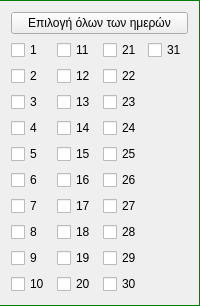
               <widget class="QFrame" name="month_select_days">
                <property name="minimumSize">
                 <size>
                  <width>0</width>
                  <height>0</height>
                 </size>
                </property>
                <property name="styleSheet">
                 <string notr="true">QFrame{
    border:1px solid green;
    border-left:0px;
}</string>
                </property>
                <property name="frameShape">
                 <enum>QFrame::StyledPanel</enum>
                </property>
                <property name="frameShadow">
                 <enum>QFrame::Raised</enum>
                </property>
                <layout class="QGridLayout" name="gridLayout_29">
                 <property name="leftMargin">
                  <number>11</number>
                 </property>
                 <property name="topMargin">
                  <number>11</number>
                 </property>
                 <property name="rightMargin">
                  <number>11</number>
                 </property>
                 <property name="bottomMargin">
                  <number>11</number>
                 </property>
                 <item row="10" column="1">
                  <widget class="QCheckBox" name="month_select_days_20">
                   <property name="text">
                    <string>20</string>
                   </property>
                  </widget>
                 </item>
                 <item row="8" column="2">
                  <widget class="QCheckBox" name="month_select_days_28">
                   <property name="text">
                    <string>28</string>
                   </property>
                  </widget>
                 </item>
                 <item row="1" column="2">
                  <widget class="QCheckBox" name="month_select_days_21">
                   <property name="text">
                    <string>21</string>
                   </property>
                  </widget>
                 </item>
                 <item row="7" column="0">
                  <widget class="QCheckBox" name="month_select_days_7">
                   <property name="text">
                    <string>7</string>
                   </property>
                  </widget>
                 </item>
                 <item row="3" column="2">
                  <widget class="QCheckBox" name="month_select_days_23">
                   <property name="text">
                    <string>23</string>
                   </property>
                  </widget>
                 </item>
                 <item row="10" column="0">
                  <widget class="QCheckBox" name="month_select_days_10">
                   <property name="text">
                    <string>10</string>
                   </property>
                  </widget>
                 </item>
                 <item row="9" column="0">
                  <widget class="QCheckBox" name="month_select_days_9">
                   <property name="text">
                    <string>9</string>
                   </property>
                  </widget>
                 </item>
                 <item row="9" column="1">
                  <widget class="QCheckBox" name="month_select_days_19">
                   <property name="text">
                    <string>19</string>
                   </property>
                  </widget>
                 </item>
                 <item row="4" column="2">
                  <widget class="QCheckBox" name="month_select_days_24">
                   <property name="text">
                    <string>24</string>
                   </property>
                  </widget>
                 </item>
                 <item row="8" column="1">
                  <widget class="QCheckBox" name="month_select_days_18">
                   <property name="text">
                    <string>18</string>
                   </property>
                  </widget>
                 </item>
                 <item row="7" column="2">
                  <widget class="QCheckBox" name="month_select_days_27">
                   <property name="text">
                    <string>27</string>
                   </property>
                  </widget>
                 </item>
                 <item row="6" column="2">
                  <widget class="QCheckBox" name="month_select_days_26">
                   <property name="text">
                    <string>26</string>
                   </property>
                  </widget>
                 </item>
                 <item row="2" column="2">
                  <widget class="QCheckBox" name="month_select_days_22">
                   <property name="text">
                    <string>22</string>
                   </property>
                  </widget>
                 </item>
                 <item row="6" column="0">
                  <widget class="QCheckBox" name="month_select_days_6">
                   <property name="text">
                    <string>6</string>
                   </property>
                  </widget>
                 </item>
                 <item row="3" column="0">
                  <widget class="QCheckBox" name="month_select_days_3">
                   <property name="text">
                    <string>3</string>
                   </property>
                  </widget>
                 </item>
                 <item row="1" column="3">
                  <widget class="QCheckBox" name="month_select_days_31">
                   <property name="text">
                    <string>31</string>
                   </property>
                  </widget>
                 </item>
                 <item row="1" column="0">
                  <widget class="QCheckBox" name="month_select_days_1">
                   <property name="text">
                    <string>1</string>
                   </property>
                  </widget>
                 </item>
                 <item row="3" column="1">
                  <widget class="QCheckBox" name="month_select_days_13">
                   <property name="text">
                    <string>13</string>
                   </property>
                  </widget>
                 </item>
                 <item row="2" column="0">
                  <widget class="QCheckBox" name="month_select_days_2">
                   <property name="text">
                    <string>2</string>
                   </property>
                  </widget>
                 </item>
                 <item row="5" column="1">
                  <widget class="QCheckBox" name="month_select_days_15">
                   <property name="text">
                    <string>15</string>
                   </property>
                  </widget>
                 </item>
                 <item row="4" column="0">
                  <widget class="QCheckBox" name="month_select_days_4">
                   <property name="text">
                    <string>4</string>
                   </property>
                  </widget>
                 </item>
                 <item row="2" column="1">
                  <widget class="QCheckBox" name="month_select_days_12">
                   <property name="text">
                    <string>12</string>
                   </property>
                  </widget>
                 </item>
                 <item row="5" column="2">
                  <widget class="QCheckBox" name="month_select_days_25">
                   <property name="text">
                    <string>25</string>
                   </property>
                  </widget>
                 </item>
                 <item row="5" column="0">
                  <widget class="QCheckBox" name="month_select_days_5">
                   <property name="text">
                    <string>5</string>
                   </property>
                  </widget>
                 </item>
                 <item row="4" column="1">
                  <widget class="QCheckBox" name="month_select_days_14">
                   <property name="text">
                    <string>14</string>
                   </property>
                  </widget>
                 </item>
                 <item row="6" column="1">
                  <widget class="QCheckBox" name="month_select_days_16">
                   <property name="text">
                    <string>16</string>
                   </property>
                  </widget>
                 </item>
                 <item row="1" column="1">
                  <widget class="QCheckBox" name="month_select_days_11">
                   <property name="text">
                    <string>11</string>
                   </property>
                  </widget>
                 </item>
                 <item row="7" column="1">
                  <widget class="QCheckBox" name="month_select_days_17">
                   <property name="text">
                    <string>17</string>
                   </property>
                  </widget>
                 </item>
                 <item row="8" column="0">
                  <widget class="QCheckBox" name="month_select_days_8">
                   <property name="text">
                    <string>8</string>
                   </property>
                  </widget>
                 </item>
                 <item row="10" column="2">
                  <widget class="QCheckBox" name="month_select_days_30">
                   <property name="text">
                    <string>30</string>
                   </property>
                  </widget>
                 </item>
                 <item row="9" column="2">
                  <widget class="QCheckBox" name="month_select_days_29">
                   <property name="text">
                    <string>29</string>
                   </property>
                  </widget>
                 </item>
                 <item row="0" column="0" colspan="4">
                  <widget class="QPushButton" name="month_select_days_all">
                   <property name="text">
                    <string>Επιλογή όλων των ημερών</string>
                   </property>
                  </widget>
                 </item>
                </layout>
               </widget>
